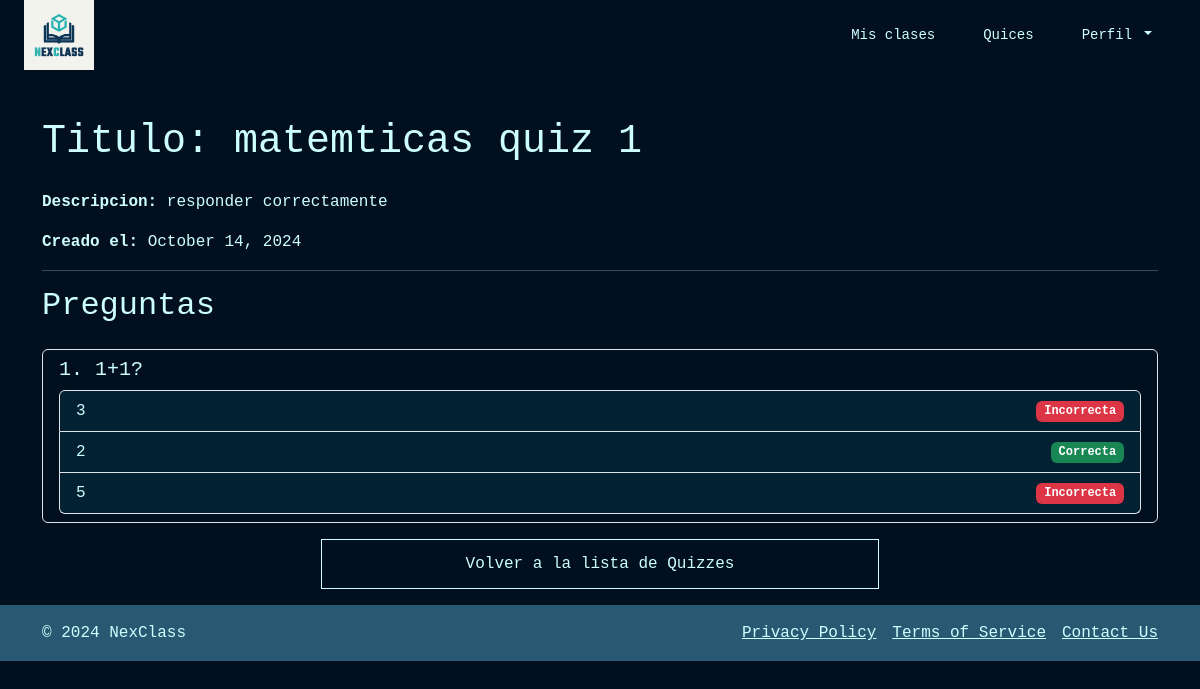
The page /quiz/26/ on the database its author committed.
### class_quizzes/models.py (models this page shows)
class Quiz(models.Model):
    class_obj = models.ForeignKey(Class, on_delete=models.CASCADE)
    title = models.CharField(max_length=255)
    description = models.TextField(blank=True)
    created_at = models.DateTimeField(default=timezone.now)

class Question(models.Model):
    text = models.CharField(max_length=300)
    quiz = models.ForeignKey(Quiz, on_delete=models.CASCADE)

class Answer(models.Model):
    question = models.ForeignKey(Question, on_delete=models.CASCADE, related_name='answers')
    text = models.CharField(max_length=255)
    is_correct = models.BooleanField(default=False)

### class_quizzes/views.py (the view)
# urls.py: path('quiz/<int:quiz_id>/', views.quiz_detail, name='quiz_detail'),
def quiz_detail(request, quiz_id):
    quiz = get_object_or_404(Quiz, id=quiz_id)
    return render(request, 'quiz_detail.html', {'quiz': quiz})

### class_quizzes/templates/quiz_detail.html
{% extends 'navbarTeacher.html' %}
{% block content %}
<div class="container mt-5">
    <h1 class="mb-4">Titulo: {{ quiz.title }}</h1>
    <p><strong>Descripcion: </strong>{{ quiz.description }}</p>
    <p><strong>Creado el:</strong> {{ quiz.created_at|date:"F j, Y" }}</p>
    <hr>
    <h2 class="mb-4">Preguntas</h2>
    {% if quiz.question_set.count == 0 %}
        <p>No hay preguntas en este quiz.</p>
    {% else %}
        <div class="list-group ">
            {% for question in quiz.question_set.all %}
                <div class="list-group-item border bg-transparent">
                    <h5>{{ forloop.counter }}. {{ question.text }}</h5>
                    <ul class="list-group">
                        {% for answer in question.answers.all %}
                            <li class="text_custom list-group-item d-flex justify-content-between align-items-center bg-opacity-10 bg-info">
                                {{ answer.text }}
                                {% if answer.is_correct %}
                                    <span class="badge bg-success">Correcta</span>
                                {% else %}
                                    <span class="badge bg-danger">Incorrecta</span>
                                {% endif %}
                            </li>
                        {% endfor %}
                    </ul>
                </div>
            {% endfor %}
        </div>
    {% endif %}
    <div class=" d-grid gap-2 col-6 mx-auto m-3">
        <a href="{% url 'quiz_list_by_class' quiz.class_obj.id %}" class="btn btn-light button-custom">Volver a la lista de Quizzes</a>
    </div>
</div>
{% endblock %}

### NextClassProject/static/styles/global.css (style rules this page uses)
h1, h2, h3, h4, h5, h6 { font-family: "Space Mono", monospace; color: var(--text-color); }
.text_custom { color: var(--text-color); }
.button-custom { background-color: var(--button-bg-color); color: var(--button-text-color); border: 0.5px solid var(--border-color); border-radius: 0; padding: 12px 24px; text-align: center; display: inline-block; font-size: 16px; cursor: pointer; transition: background-color 0.3s, color 0.3s; }
a { gap: 2px; color: var(--text-color); }

### rows shown on the page
Quiz: title "matemticas quiz 1", description "responder correctamente", created_at "October 14, 2024"
Question: text "1+1?"
Answer: text "3", is_correct "Incorrecta"
Answer: text "2", is_correct "Correcta"
Answer: text "5", is_correct "Incorrecta"
